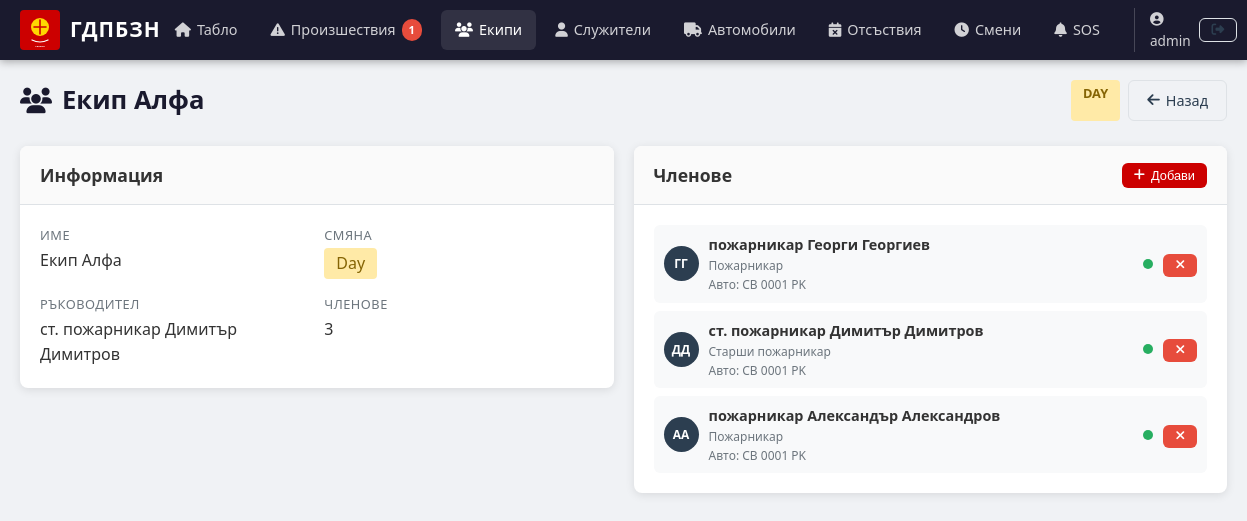
/teams/1 (signed in), run on the app's committed database.
### models.py (models this page shows, shortened)
class User(UserMixin, db.Model):
    __tablename__ = 'users'
    id = db.Column(db.Integer, primary_key=True)
    username = db.Column(db.String(64), unique=True, nullable=False)
    email = db.Column(db.String(120), unique=True, nullable=False)
    password_hash = db.Column(db.String(256), nullable=False)
    role = db.Column(db.String(20), default='user')
    created_at = db.Column(db.DateTime, default=datetime.utcnow)
    employee = db.relationship('Employee', backref='user', uselist=False)

class Team(db.Model):
    __tablename__ = 'teams'
    id = db.Column(db.Integer, primary_key=True)
    name = db.Column(db.String(100), nullable=False)
    shift = db.Column(db.String(20), nullable=False)
    leader_id = db.Column(db.Integer, db.ForeignKey('employees.id'), nullable=True)
    is_active = db.Column(db.Boolean, default=True)
    created_at = db.Column(db.DateTime, default=datetime.utcnow)
    assignments = db.relationship('TeamAssignment', backref='team', lazy=True)
    incidents = db.relationship('Incident', backref='team', lazy=True)
    @property
    def member_count(self):
        return TeamAssignment.query.filter_by(team_id=self.id, is_active=True).count()

class Rank(db.Model):
    __tablename__ = 'ranks'
    id = db.Column(db.Integer, primary_key=True)
    name = db.Column(db.String(100), nullable=False)
    abbreviation = db.Column(db.String(10), nullable=False)
    employees = db.relationship('Employee', backref='rank', lazy=True)

class Employee(db.Model):
    __tablename__ = 'employees'
    id = db.Column(db.Integer, primary_key=True)
    user_id = db.Column(db.Integer, db.ForeignKey('users.id'), nullable=True)
    first_name = db.Column(db.String(100), nullable=False)
    last_name = db.Column(db.String(100), nullable=False)
    rank_id = db.Column(db.Integer, db.ForeignKey('ranks.id'), nullable=True)
    phone = db.Column(db.String(20), nullable=True)
    email = db.Column(db.String(120), nullable=True)
    is_active = db.Column(db.Boolean, default=True)
    photo = db.Column(db.String(255), nullable=True)
    created_at = db.Column(db.DateTime, default=datetime.utcnow)
    team_assignments = db.relationship('TeamAssignment', backref='employee', lazy=True)
    absences = db.relationship('Absence', backref='employee', lazy=True)
    tasks = db.relationship('TaskAssignment', backref='employee', lazy=True)
    team_leader = db.relationship('Team', backref='leader', lazy=True, foreign_keys='Team.leader_id')
    @property
    def full_name(self):
        rank_abbr = f"{self.rank.abbreviation} " if self.rank else ""
        return f"{rank_abbr}{self.first_name} {self.last_name}"
    @property
    def current_status(self):
        active_absence = Absence.query.filter(
            Absence.employee_id == self.id,
            Absence.start_date <= date.today(),
            Absence.end_date >= date.today(),
            Absence.status == 'approved'
        ).first()
        if active_absence:
            return f"in_{active_absence.absence_type}"
        return "available"

class TeamAssignment(db.Model):
    __tablename__ = 'team_assignments'
    id = db.Column(db.Integer, primary_key=True)
    team_id = db.Column(db.Integer, db.ForeignKey('teams.id'), nullable=False)
    employee_id = db.Column(db.Integer, db.ForeignKey('employees.id'), nullable=False)
    vehicle_id = db.Column(db.Integer, db.ForeignKey('vehicles.id'), nullable=True)
    is_active = db.Column(db.Boolean, default=True)
    assigned_at = db.Column(db.DateTime, default=datetime.utcnow)

class Vehicle(db.Model):
    __tablename__ = 'vehicles'
    id = db.Column(db.Integer, primary_key=True)
    registration = db.Column(db.String(20), unique=True, nullable=False)
    model = db.Column(db.String(100), nullable=False)
    type = db.Column(db.String(50), nullable=False)
    is_active = db.Column(db.Boolean, default=True)
    gps_device_id = db.Column(db.String(100), nullable=True)
    created_at = db.Column(db.DateTime, default=datetime.utcnow)
    team_assignments = db.relationship('TeamAssignment', backref='vehicle', lazy=True)

### app.py (the view)
@app.route('/teams/<int:id>')
@login_required
def team_detail(id):
    team = Team.query.get_or_404(id)
    employees = Employee.query.filter_by(is_active=True).all()
    vehicles = Vehicle.query.filter_by(is_active=True).all()
    return render_template('teams/detail.html', team=team, employees=employees, vehicles=vehicles)

### app.py (called while the page is built)
@login_manager.user_loader
def load_user(user_id):
    return User.query.get(int(user_id))

@app.context_processor
def inject_now():
    return {
        'now': datetime.utcnow(),
        'today': date.today(),
        'active_incidents': Incident.query.filter(
            Incident.status.in_(['reported', 'dispatched', 'on_scene', 'in_progress'])
        ).count()
    }

### templates/teams/detail.html (shortened to what this page needs)
{% extends "base.html" %}
{% block content %}
<div class="page-header">
    <h1><i class="fas fa-users"></i> {{ team.name }}</h1>
    <div class="header-actions">
        <span class="shift-badge shift-{{ team.shift }}">{{ team.shift|upper }}</span>
        <a href="{{ url_for('team_list') }}" class="btn btn-outline"><i class="fas fa-arrow-left"></i> Назад</a>
    </div>
</div>
<div class="row">
    <div class="col-6">
        <div class="card">
            <div class="card-header"><h2>Информация</h2></div>
            <div class="card-body">
                <div class="info-grid">
                    <div class="info-item">
                        <label>Име</label>
                        <span>{{ team.name }}</span>
                    </div>
                    <div class="info-item">
                        <label>Смяна</label>
                        <span class="shift-badge shift-{{ team.shift }}">{{ team.shift|title }}</span>
                    </div>
                    <div class="info-item">
                        <label>Ръководител</label>
                        <span>{{ team.leader.full_name if team.leader else '—' }}</span>
                    </div>
                    <div class="info-item">
                        <label>Членове</label>
                        <span>{{ team.member_count }}</span>
                    </div>
                </div>
            </div>
        </div>
    </div>
    <div class="col-6">
        <div class="card">
            <div class="card-header">
                <h2>Членове</h2>
                {% if current_user.role == 'admin' %}
                <button class="btn btn-sm btn-primary" onclick="showAssignForm()">
                    <i class="fas fa-plus"></i> Добави
                </button>
                {% endif %}
            </div>
            <div class="card-body">
                <div class="member-list">
                    {% for ta in team.assignments %}
                    {% if ta.is_active %}
                    <div class="member-item">
                        <div class="member-avatar">{{ ta.employee.first_name[0] }}{{ ta.employee.last_name[0] }}</div>
                        <div class="member-info">
                            <strong>{{ ta.employee.full_name }}</strong>
                            <small>{{ ta.employee.rank.name if ta.employee.rank else '' }}</small>
                            {% if ta.vehicle %}
                            <small>Авто: {{ ta.vehicle.registration }}</small>
                            {% endif %}
                        </div>
                        <span class="member-status {{ ta.employee.current_status }}"></span>
                        {% if current_user.role == 'admin' %}
                        <form method="POST" action="{{ url_for('team_unassign', team_id=team.id, assignment_id=ta.id) }}" style="display:inline">
                            <button type="submit" class="btn btn-sm btn-danger"><i class="fas fa-times"></i></button>
                        </form>
                        {% endif %}
                    </div>
                    {% endif %}
                    {% endfor %}
                </div>
            </div>
        </div>
    </div>
</div>
{% endblock %}

### templates/base.html (shortened to what this page needs)
<!DOCTYPE html>
<html lang="bg">
<head>
    <link rel="stylesheet" href="{{ url_for('static', filename='css/style.css') }}">
    <link rel="stylesheet" href="https://unpkg.com/leaflet@1.9.4/dist/leaflet.css" />
    <link rel="stylesheet" href="https://cdnjs.cloudflare.com/ajax/libs/font-awesome/6.5.1/css/all.min.css">
</head>
<body>
    {% if current_user.is_authenticated %}
    <nav class="navbar">
        <div class="nav-brand">
            <a href="{{ url_for('dashboard') }}">
                <img src="{{ url_for('static', filename='img/logo.svg') }}" alt="ГДПБЗН" height="40">
                <span class="nav-title">ГДПБЗН</span>
            </a>
        </div>
        <div class="nav-menu">
            <a href="{{ url_for('dashboard') }}" class="nav-link {% if request.endpoint == 'dashboard' %}active{% endif %}">
                <i class="fas fa-home"></i> Табло
            </a>
            <a href="{{ url_for('incident_list') }}" class="nav-link {% if request.endpoint and 'incident' in request.endpoint and request.endpoint != 'incident_create' %}active{% endif %}">
                <i class="fas fa-exclamation-triangle"></i> Произшествия
                {% if active_incidents > 0 %}
                <span class="badge badge-danger">{{ active_incidents }}</span>
                {% endif %}
            </a>
            <a href="{{ url_for('team_list') }}" class="nav-link {% if request.endpoint and 'team' in request.endpoint %}active{% endif %}">
                <i class="fas fa-users"></i> Екипи
            </a>
            <a href="{{ url_for('employee_list') }}" class="nav-link {% if request.endpoint and 'employee' in request.endpoint %}active{% endif %}">
                <i class="fas fa-user"></i> Служители
            </a>
            <a href="{{ url_for('vehicle_list') }}" class="nav-link {% if request.endpoint and 'vehicle' in request.endpoint %}active{% endif %}">
                <i class="fas fa-truck"></i> Автомобили
            </a>
            <a href="{{ url_for('absence_list') }}" class="nav-link {% if request.endpoint and 'absence' in request.endpoint %}active{% endif %}">
                <i class="fas fa-calendar-times"></i> Отсъствия
            </a>
            <a href="{{ url_for('shift_list') }}" class="nav-link {% if request.endpoint and 'shift' in request.endpoint %}active{% endif %}">
                <i class="fas fa-clock"></i> Смени
            </a>
            <a href="{{ url_for('sos_list') }}" class="nav-link sos-link {% if request.endpoint and 'sos' in request.endpoint %}active{% endif %}">
                <i class="fas fa-bell"></i> SOS
            </a>
            <div class="nav-user">
                <span class="user-name"><i class="fas fa-user-circle"></i> {{ current_user.username }}</span>
                <a href="{{ url_for('logout') }}" class="btn btn-sm btn-outline"><i class="fas fa-sign-out-alt"></i></a>
            </div>
        </div>
    </nav>
    {% endif %}
    <main class="container">
        {% block content %}{% endblock %}
    </main>
</body>
</html>

### static/css/style.css (style rules this page uses)
:root { --primary: #cc0000; --primary-dark: #990000; --primary-light: #ff3333; --secondary: #2c3e50; --secondary-light: #34495e; --success: #27ae60; --warning: #f39c12; --danger: #e74c3c; --info: #2980b9; --dark: #1a1a2e; --light: #f8f9fa; --gray: #6c757d; --border: #dee2e6; --shadow: 0 2px 10px rgba(0,0,0,0.1); --radius: 8px; --transition: all 0.3s ease; }
* { margin: 0; padding: 0; box-sizing: border-box; }
body { font-family: 'Segoe UI', system-ui, -apple-system, sans-serif; background: #f0f2f5; color: #333; line-height: 1.6; }
.container { max-width: 1400px; margin: 0 auto; padding: 20px; }
.navbar { background: var(--dark); color: white; padding: 0 20px; display: flex; align-items: center; justify-content: space-between; height: 60px; position: sticky; top: 0; z-index: 1000; box-shadow: 0 2px 8px rgba(0,0,0,0.3); }
.nav-brand a { display: flex; align-items: center; gap: 10px; color: white; text-decoration: none; }
.nav-title { font-size: 1.3rem; font-weight: 700; letter-spacing: 1px; }
.nav-menu { display: flex; align-items: center; gap: 5px; }
.nav-link { color: rgba(255,255,255,0.8); text-decoration: none; padding: 8px 14px; border-radius: 6px; font-size: 0.9rem; transition: var(--transition); display: flex; align-items: center; gap: 6px; }
.nav-link:hover, .nav-link.active { background: rgba(255,255,255,0.1); color: white; }
.nav-link .badge { background: var(--danger); color: white; font-size: 0.7rem; padding: 2px 7px; border-radius: 10px; font-weight: 700; }
.sos-link { animation: sosPulse 2s infinite; }
.nav-user { display: flex; align-items: center; gap: 8px; margin-left: 15px; padding-left: 15px; border-left: 1px solid rgba(255,255,255,0.2); }
.user-name { font-size: 0.85rem; color: rgba(255,255,255,0.8); }
.card { background: white; border-radius: var(--radius); box-shadow: var(--shadow); margin-bottom: 20px; overflow: hidden; }
.card-header { padding: 15px 20px; border-bottom: 1px solid var(--border); display: flex; align-items: center; justify-content: space-between; background: #fafafa; }
.card-header h2, .card-header h3 { font-size: 1.1rem; font-weight: 600; display: flex; align-items: center; gap: 8px; }
.card-body { padding: 20px; }
.page-header { display: flex; align-items: center; justify-content: space-between; margin-bottom: 25px; flex-wrap: wrap; gap: 10px; }
.page-header h1 { font-size: 1.6rem; font-weight: 700; color: var(--dark); display: flex; align-items: center; gap: 10px; }
.header-actions { display: flex; gap: 8px; flex-wrap: wrap; }
.btn { display: inline-flex; align-items: center; gap: 6px; padding: 8px 18px; border: none; border-radius: 6px; font-size: 0.9rem; font-weight: 500; cursor: pointer; text-decoration: none; transition: var(--transition); }
.btn-sm { padding: 5px 12px; font-size: 0.8rem; }
.btn-primary { background: var(--primary); color: white; }
.btn-danger { background: var(--danger); color: white; }
.btn-outline { background: transparent; color: var(--secondary); border: 1px solid var(--border); }
.row { display: flex; gap: 20px; flex-wrap: wrap; }
.col-6 { flex: 0 0 calc(50% - 10px); min-width: 300px; }
.shift-badge { display: inline-block; padding: 3px 12px; border-radius: 4px; font-size: 0.8rem; font-weight: 700; }
.shift-day { background: #ffeaa7; color: #856404; }
.info-grid { display: grid; grid-template-columns: 1fr 1fr; gap: 15px; }
.info-item label { display: block; font-size: 0.8rem; color: var(--gray); margin-bottom: 2px; text-transform: uppercase; letter-spacing: 0.5px; }
.info-item span { font-size: 1rem; font-weight: 500; }
.member-list { display: flex; flex-direction: column; gap: 8px; }
.member-item { display: flex; align-items: center; gap: 10px; padding: 8px 10px; border-radius: 6px; background: var(--light); }
.member-avatar { width: 35px; height: 35px; border-radius: 50%; background: var(--secondary); color: white; display: flex; align-items: center; justify-content: center; font-size: 0.75rem; font-weight: 600; flex-shrink: 0; }
.member-info { flex: 1; }
.member-info strong { display: block; font-size: 0.9rem; }
.member-info small { color: var(--gray); font-size: 0.75rem; display: block; }
.member-status { width: 10px; height: 10px; border-radius: 50%; flex-shrink: 0; }
.member-status.available { background: var(--success); }

### data on the page
User: username "admin"
Team: name "Екип Алфа", shift "DAY", shift "Day"
Rank: leader "ст. пожарникар Димитър Димитров"
TeamAssignment: employee "Г", employee.full_name "пожарникар Георги Георгиев", employee.rank "Пожарникар", vehicle.registration "CB 0001 PK"
TeamAssignment: employee "Д", employee.full_name "ст. пожарникар Димитър Димитров", employee.rank "Старши пожарникар", vehicle.registration "CB 0001 PK"
TeamAssignment: employee "А", employee.full_name "пожарникар Александър Александров", employee.rank "Пожарникар", vehicle.registration "CB 0001 PK"

### other printed values
{{ active_incidents }} "1"
{{ team.member_count }} "3"
